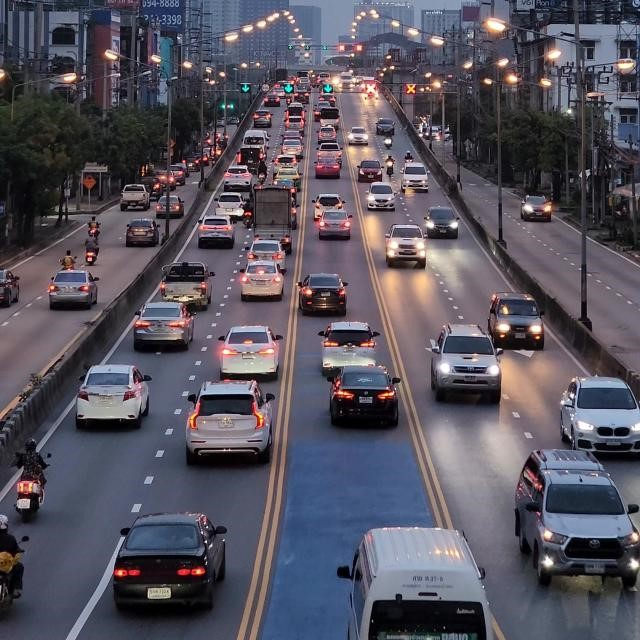
#> input picture Image_process/car.jpg, 640 x 640 px, found by its file name
$ python bit_plane1.py
#> lines starting #> are read from the running program, lines starting #| are printed output that depends on the picture; after the words box and inside, x2 and y2 are one past the last pixel; in counts of white or black regions, pixels touching at a corner belong together
import cv2
import matplotlib.pyplot as plt
import numpy as np

img = cv2.imread('car.jpg', 0)
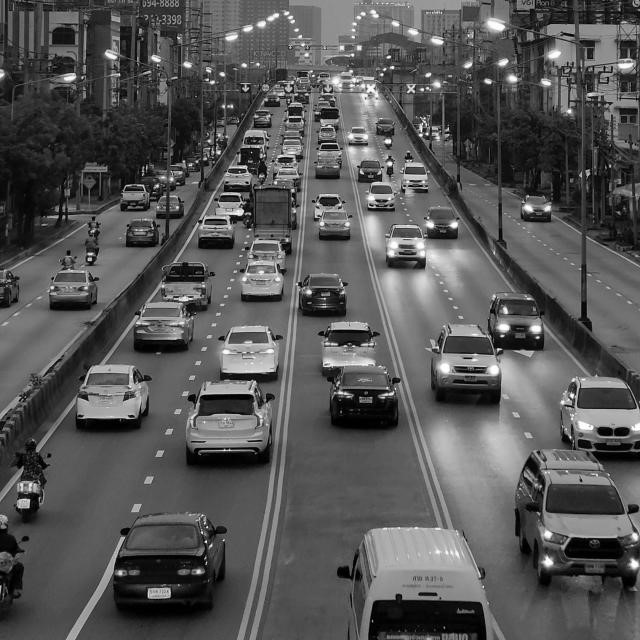
#> img: shape (640, 640); min 0, max 255, mean 85.8
lst = []
for i in range(img.shape[0]):
    for j in range(img.shape[1]):
        lst.append(np.binary_repr(img[i][j], width=8))
#> after the loop, lst = 409600 items

bit_img_8 = (np.array([int(i[0]) for i in lst], dtype=np.uint8) * 128).reshape(img.shape[0], img.shape[1])
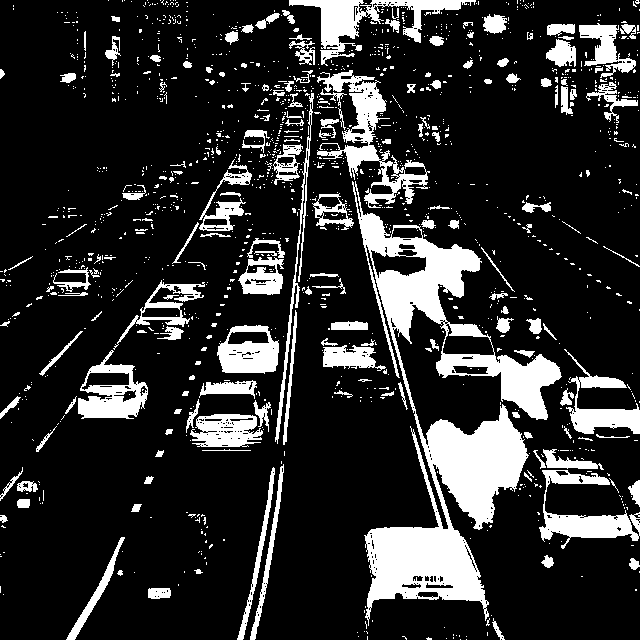
#> bit_img_8: shape (640, 640); values 0 (black) and 128 (white), 17.6% white; 1386 white regions (1212 under 20 px), largest, box (x1, y1, x2, y2) and area: (352, 181, 562, 626) 26276, (317, 70, 430, 208) 3916, (289, 0, 476, 66) 3310
bit_img_7 = (np.array([int(i[1]) for i in lst], dtype=np.uint8) * 64).reshape(img.shape[0], img.shape[1])
#> bit_img_7: shape (640, 640); values 0 (black) and 64 (white), 51.5% white; 1387 black regions (1285 under 20 px), largest, box (x1, y1, x2, y2) and area: (320, 0, 640, 640) 88502, (0, 0, 348, 558) 62800, (66, 517, 234, 640) 10695
bit_img_6 = (np.array([int(i[2]) for i in lst], dtype=np.uint8) * 32).reshape(img.shape[0], img.shape[1])
#> bit_img_6: shape (640, 640); values 0 (black) and 32 (white), 46% white; 2016 white regions (1894 under 20 px), largest, box (x1, y1, x2, y2) and area: (0, 0, 640, 640) 163644, (66, 512, 234, 640) 4702, (432, 427, 469, 485) 1194
bit_img_5 = (np.array([int(i[3]) for i in lst], dtype=np.uint8) * 16).reshape(img.shape[0], img.shape[1])
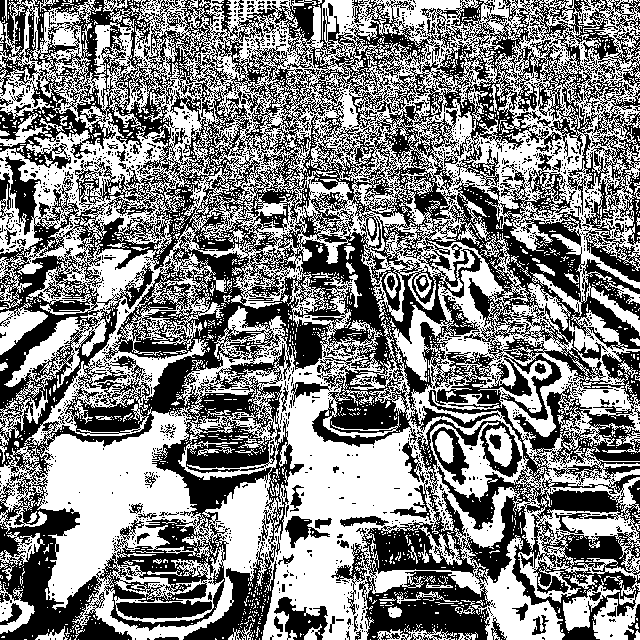
#> bit_img_5: shape (640, 640); values 0 (black) and 16 (white), 51.4% white; 1883 black regions (1796 under 20 px), largest, box (x1, y1, x2, y2) and area: (0, 0, 640, 640) 186001, (274, 597, 328, 640) 1115, (432, 427, 469, 485) 771
bit_img_4 = (np.array([int(i[4]) for i in lst], dtype=np.uint8) * 8).reshape(img.shape[0], img.shape[1])
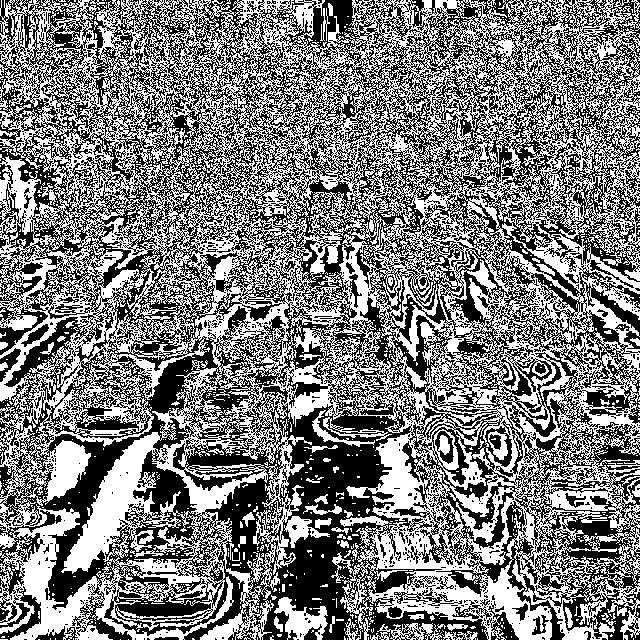
#> bit_img_4: shape (640, 640); values 0 (black) and 8 (white), 49.2% white; 1478 white regions (1415 under 20 px), largest, box (x1, y1, x2, y2) and area: (0, 0, 640, 640) 191169, (274, 597, 328, 640) 1108, (370, 623, 446, 640) 574
bit_img_3 = (np.array([int(i[5]) for i in lst], dtype=np.uint8) * 4).reshape(img.shape[0], img.shape[1])
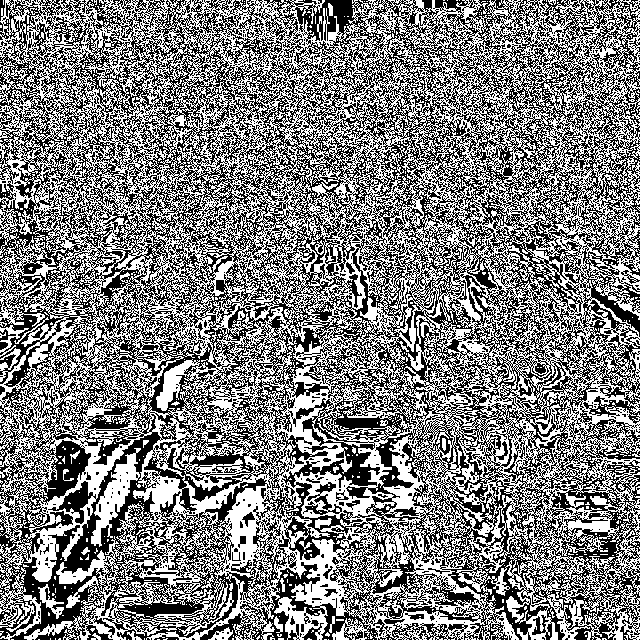
#> bit_img_3: shape (640, 640); values 0 (black) and 4 (white), 49.9% white in thin lines or dots
bit_img_2 = (np.array([int(i[6]) for i in lst], dtype=np.uint8) * 2).reshape(img.shape[0], img.shape[1])
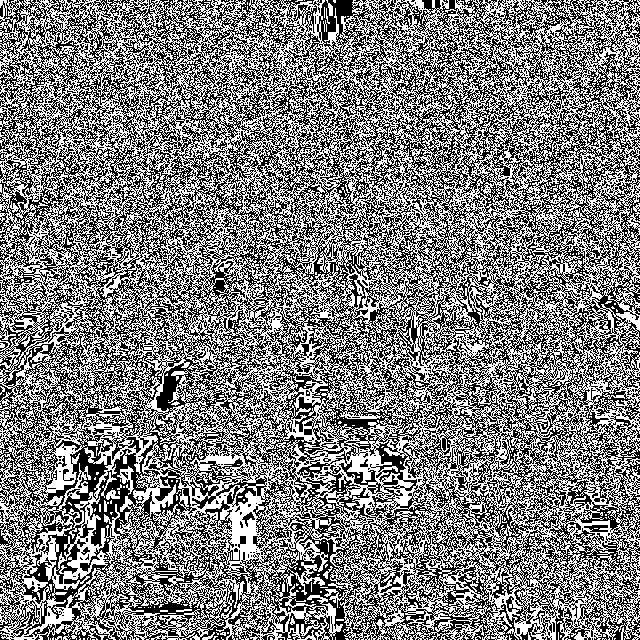
#> bit_img_2: shape (640, 640); values 0 (black) and 2 (white), 49.8% white in thin lines or dots
bit_img_1 = (np.array([int(i[7]) for i in lst], dtype=np.uint8) * 1).reshape(img.shape[0], img.shape[1])
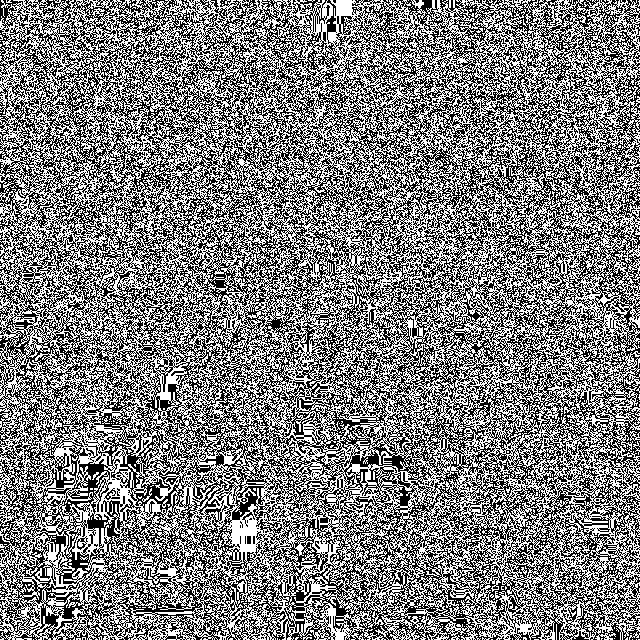
#> bit_img_1: shape (640, 640); values 0 (black) and 1 (white), 49.7% white in thin lines or dots

# Plotting images using subplots
fig, axs = plt.subplots(2, 4, figsize=(16, 8))

axs[0, 0].imshow(bit_img_8, cmap='gray')
axs[0, 0].set_title('Bit 8')

axs[0, 1].imshow(bit_img_7, cmap='gray')
axs[0, 1].set_title('Bit 7')

axs[0, 2].imshow(bit_img_6, cmap='gray')
axs[0, 2].set_title('Bit 6')

axs[0, 3].imshow(bit_img_5, cmap='gray')
axs[0, 3].set_title('Bit 5')

axs[1, 0].imshow(bit_img_4, cmap='gray')
axs[1, 0].set_title('Bit 4')

axs[1, 1].imshow(bit_img_3, cmap='gray')
axs[1, 1].set_title('Bit 3')

axs[1, 2].imshow(bit_img_2, cmap='gray')
axs[1, 2].set_title('Bit 2')

axs[1, 3].imshow(bit_img_1, cmap='gray')
axs[1, 3].set_title('Bit 1')

plt.tight_layout()
plt.show()

$ run again, with Image_process/eroded_image.jpg copied over Image_process/car.jpg
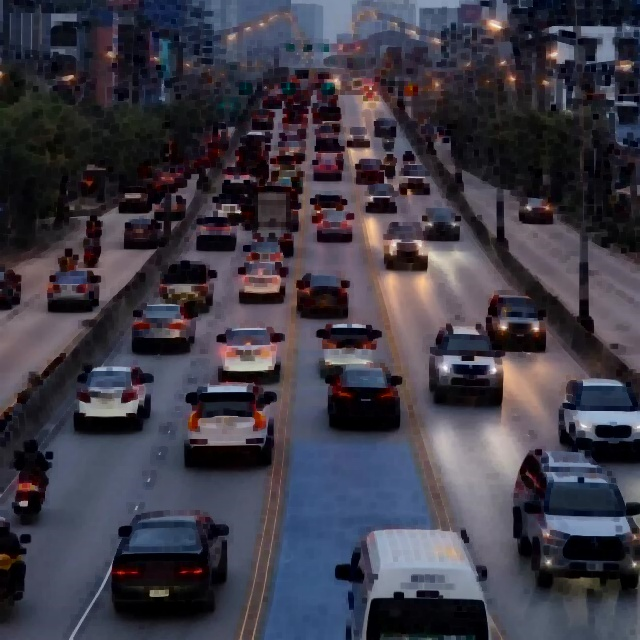
#> input picture Image_process/eroded_image.jpg, 640 x 640 px, found by its file name
#> after the loop `for i in range(img.shape[0]):`: lst = 409600 items
#> `bit_img_8 = (np.array([int(i[0]) for i in lst], dtype=np.uint8) * 128)..`:
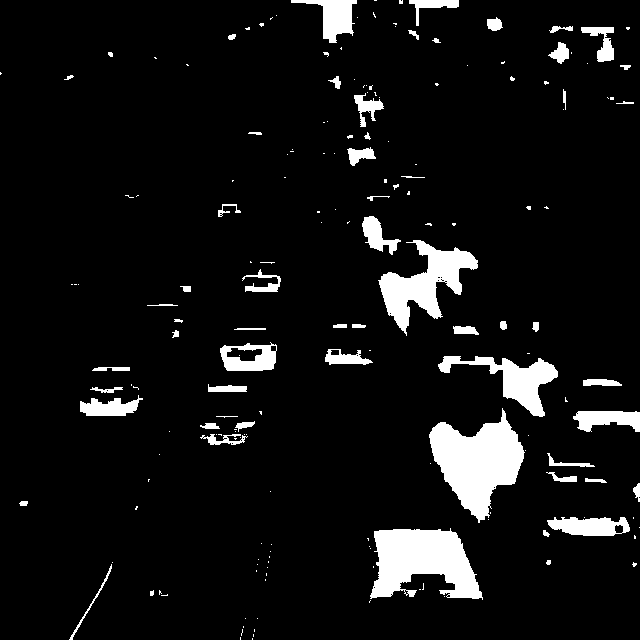
#> bit_img_8: shape (640, 640); values 0 (black) and 128 (white), 7.3% white; 183 white regions (123 under 20 px), largest, box (x1, y1, x2, y2) and area: (429, 408, 525, 523) 5844, (370, 528, 483, 600) 5363, (378, 240, 478, 336) 3757
#> bit_img_7: shape (640, 640); values 0 (black) and 64 (white), 41.7% white; 452 white regions (347 under 20 px), largest, box (x1, y1, x2, y2) and area: (6, 0, 640, 640) 133377, (0, 204, 159, 416) 11332, (588, 240, 640, 373) 5071
#> bit_img_6: shape (640, 640); values 0 (black) and 32 (white), 34.9% white; 1213 white regions (1009 under 20 px), largest, box (x1, y1, x2, y2) and area: (0, 0, 640, 391) 50533, (377, 310, 640, 640) 20808, (0, 169, 225, 406) 12571
#> bit_img_5: shape (640, 640); values 0 (black) and 16 (white), 45.4% white; 1848 white regions (1623 under 20 px), largest, box (x1, y1, x2, y2) and area: (0, 0, 640, 599) 92771, (258, 310, 640, 640) 43041, (0, 250, 146, 449) 6508
#> bit_img_4: shape (640, 640); values 0 (black) and 8 (white), 47% white; 2483 white regions (2333 under 20 px), largest, box (x1, y1, x2, y2) and area: (0, 0, 640, 640) 168685, (510, 501, 640, 640) 5293, (0, 449, 52, 541) 1699
#> bit_img_3: shape (640, 640); values 0 (black) and 4 (white), 48.2% white in thin lines or dots
#> bit_img_2: shape (640, 640); values 0 (black) and 2 (white), 49.2% white in thin lines or dots
#> `bit_img_1 = (np.array([int(i[7]) for i in lst], dtype=np.uint8) * 1).r..`:
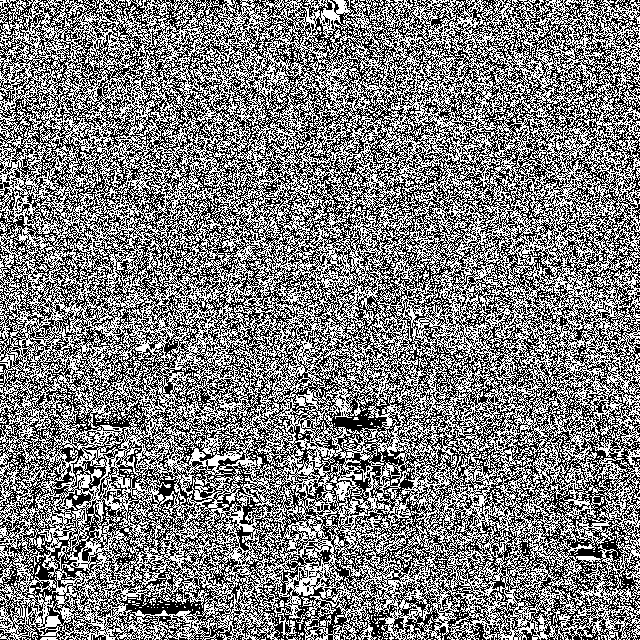
#> bit_img_1: shape (640, 640); values 0 (black) and 1 (white), 49.6% white in thin lines or dots
